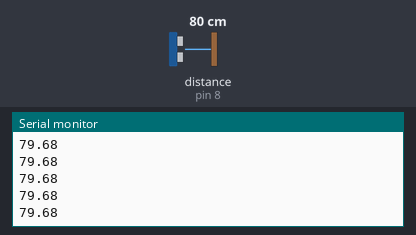
A sketch run on a simulated Arduino Uno, built with avr-gcc and run on an emulated ATmega328P. Shown: the last lines printed to the serial monitor. Wiring (inferred from the names in the program): ultrasonic range finder: trigger pin 9; echo pin 8. The inputs (shaded band) are chosen by the test bench; at power-on: distance to the obstacle (sensor on pin 8) 80 cm. The echo pulse lasts 58.3 µs per cm.

Above: at 1.2 s.
1.3 s: distance to the obstacle (sensor on pin 8) set to 2 cm
At 2.3 s:
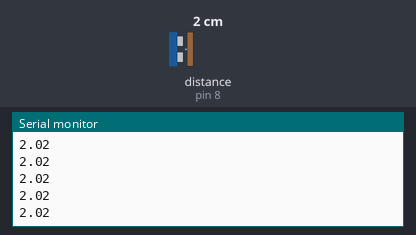
2.8 s: distance to the obstacle (sensor on pin 8) set to 4 cm
At 3.5 s:
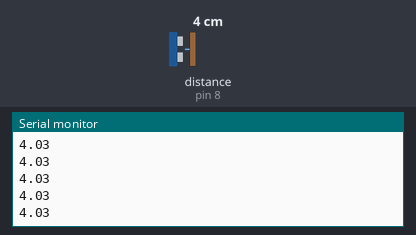
Timing chart, 0 to 3.6 s (numbered marks = the images above; inputs shaded):
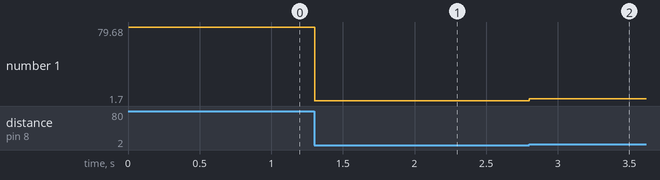

The sketch:

ultrasonic_distance.ino
```cpp
#define trig 9
#define echo 8


void setup() {
  pinMode(trig, OUTPUT);
  pinMode(echo, INPUT);
  Serial.begin(115200);

}

void loop() {
  digitalWrite(trig, HIGH);
  delayMicroseconds(10);
  digitalWrite(trig, LOW);

  float duration= pulseIn(echo,HIGH);

  float distance=(0.0343*duration)/2;

  Serial.println(distance);


}
```

Measured:
- after the input at 1.3 s, the serial monitor: prints a new line at once (image 1)
- after the input at 2.8 s, the serial monitor: prints a new line at once (image 2)
- plotted number 1: 79.68 → 2.02 after the input at 1.3 s, 2.02 → 4.03 after the input at 2.8 s
